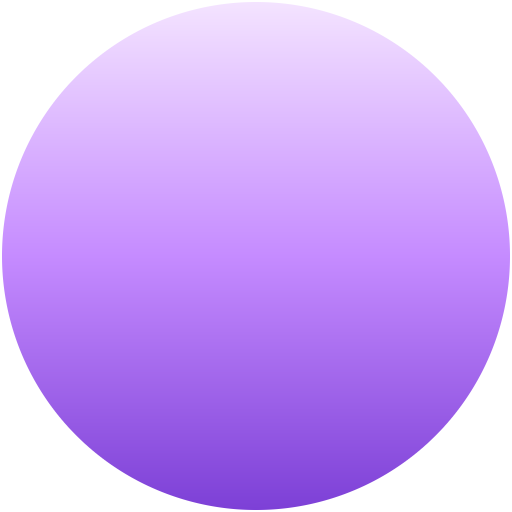
#> input picture qml/Veyra/intro-sun.png, 1024 x 1024 px (shown at 1/2 size)
$ python make-txcmatheo-assets.py out.png ../qml/Veyra/intro-sun.png
#> lines starting #> are read from the running program, lines starting #| are printed output that depends on the picture; after the words box and inside, x2 and y2 are one past the last pixel; in counts of white or black regions, pixels touching at a corner belong together
# Genera las imágenes del tema Txcmatheo para el fork de Veyra.
# Uso: python -I make_txc_assets.py <carpeta qml/Veyra> <logo txcmatheo png>
import sys, math
from PIL import Image, ImageDraw, ImageFont, ImageFilter, ImageChops

out = sys.argv[1].rstrip("/\\") + "/"
logo_src = Image.open(sys.argv[2]).convert("RGB")
BLACK = "C:/Windows/Fonts/seguibl.ttf"

def hexrgb(h):
    h = h.lstrip("#"); return tuple(int(h[i:i + 2], 16) for i in (0, 2, 4))

def lerp(a, b, t):
    return tuple(int(round(a[i] + (b[i] - a[i]) * t)) for i in range(len(a)))

def vgradient(size, stops):
#> called with size = (1280, 800)
    w, h = size
    col = Image.new("RGB", (1, h))
    px = col.load()
    for y in range(h):
        t = y / max(1, h - 1)
        for i in range(len(stops) - 1):
            p0, c0 = stops[i]; p1, c1 = stops[i + 1]
            if p0 <= t <= p1:
                px[0, y] = lerp(hexrgb(c0), hexrgb(c1), (t - p0) / max(1e-6, p1 - p0)); break
    return col.resize((w, h))

def recolor_alpha(img, color_img):
    """Mantiene el alfa de img y pinta con color_img."""
    a = img.convert("RGBA").getchannel("A")
    c = color_img.convert("RGBA").resize(img.size)
    c.putalpha(a)
    return c

def rounded_mask(size, r):
    m = Image.new("L", size, 0)
    ImageDraw.Draw(m).rounded_rectangle([0, 0, size[0] - 1, size[1] - 1], r, fill=255)
    return m

# ---------------------------------------------------------------- fondos (backdrop)
def backdrop(strength):
    w, h = 1280, 800
    base = vgradient((w, h), [(0, "#0D0D11"), (0.55, "#121216"), (1, "#17141F")]).convert("RGB")
    glow = Image.new("L", (w, h), 0)
#> glow: PIL image 1280x800 L; every value is 0
    d = ImageDraw.Draw(glow)
    d.ellipse([w * 0.05, h * 0.62, w * 0.95, h * 1.45], fill=255)
    d.ellipse([-w * 0.2, -h * 0.55, w * 0.45, h * 0.25], fill=110)
    glow = glow.filter(ImageFilter.GaussianBlur(170))
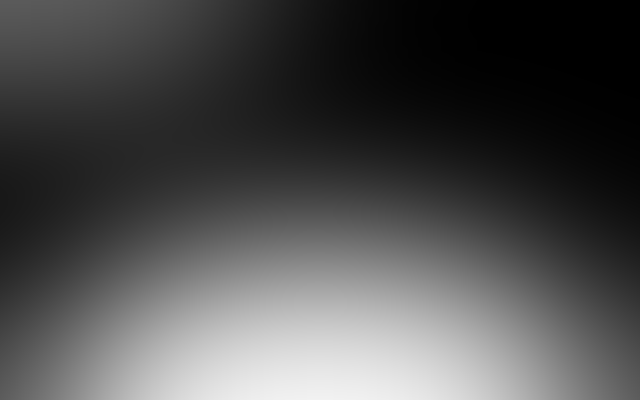
#> glow: PIL image 1280x800 L (shown at 1/2 size); min 0, max 242, mean 76.8
    purple = Image.new("RGB", (w, h), hexrgb("#9346DC"))
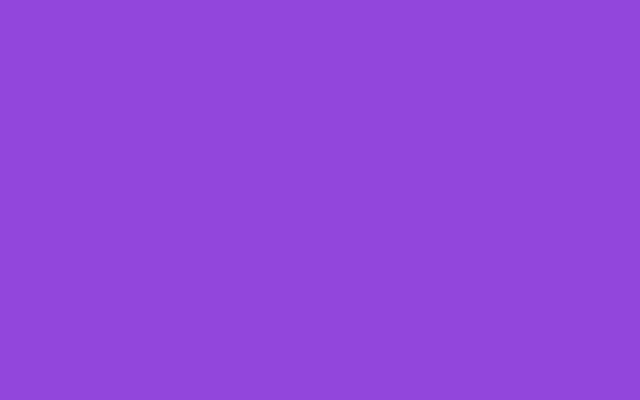
#> purple: PIL image 1280x800 RGB (shown at 1/2 size); mean R, G, B 147, 70, 220
    alpha = glow.point(lambda v: int(v * strength))
    return Image.composite(purple, base, alpha)
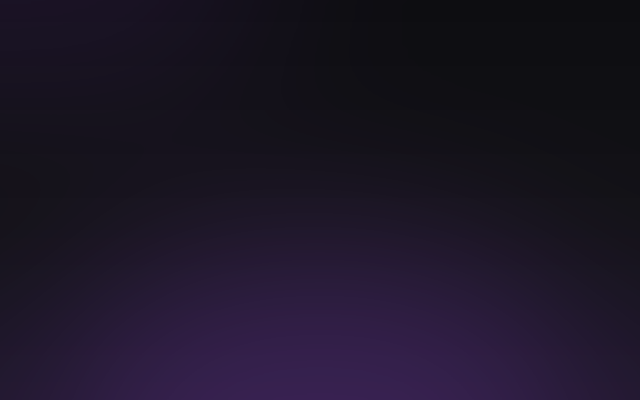
#> returned value: PIL image 1280x800 RGB (shown at 1/2 size); mean R, G, B 28.3, 21.3, 38.7

backdrop(0.28).save(out + "backdrop-dusk.png")
backdrop(0.45).save(out + "backdrop-dusk-strong.png")

# ---------------------------------------------------------------- logo (inicio)
def logo_canvas(cw, ch, box):
#> called with cw = 720, ch = 480, box = 380
    canvas = Image.new("RGBA", (cw, ch), (0, 0, 0, 0))
#> canvas: PIL image 720x480 RGBA; every value is 0
    icon = logo_src.resize((box, box), Image.LANCZOS).convert("RGBA")
    icon.putalpha(rounded_mask((box, box), int(box * 0.22)))
#> in rounded_mask, `m = Image.new("L", size, 0)`: m: PIL image 380x380 L; every value is 0
#> in rounded_mask, `ImageDraw.Draw(m).rounded_rectangle([0, 0, size[0] - 1, size[1] - 1], ..`:
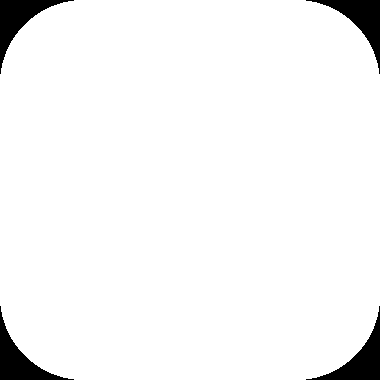
#> m: PIL image 380x380 L; 95.8% white; 4 black regions, box (x1, y1, x2, y2) and area: (0, 0, 74, 74) 1505, (306, 0, 380, 74) 1505, (0, 306, 74, 380) 1505, (306, 306, 380, 380) 1505
    x, y = (cw - box) // 2, (ch - box) // 2
    glow = Image.new("RGBA", (cw, ch), (0, 0, 0, 0))
    gm = Image.new("L", (cw, ch), 0)
#> gm: PIL image 720x480 L; every value is 0
    ImageDraw.Draw(gm).rounded_rectangle([x, y, x + box, y + box], int(box * 0.22), fill=200)
#> gm: PIL image 720x480 L; values 0 (black) and 200 (white), 40.3% white; 1 white region, box (x1, y1, x2, y2) and area: (170, 50, 551, 431) 139141
    gm = gm.filter(ImageFilter.GaussianBlur(box * 0.09))
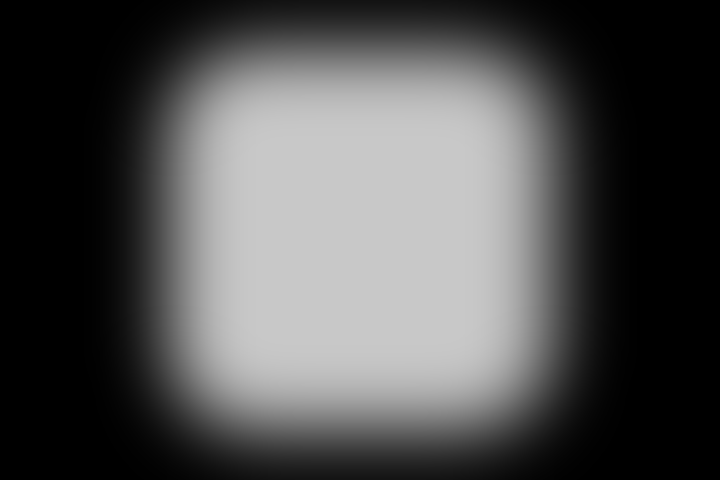
#> gm: PIL image 720x480 L; min 0, max 200, mean 80.3
    glow = Image.new("RGBA", (cw, ch), hexrgb("#B06CFF") + (0,))
#> glow: PIL image 720x480 RGBA
    glow.putalpha(gm)
    canvas.alpha_composite(glow)
    canvas.alpha_composite(icon, (x, y))
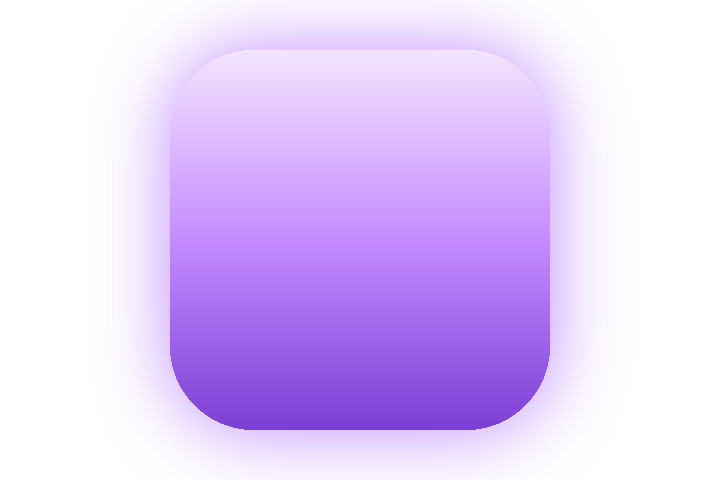
#> canvas: PIL image 720x480 RGBA; mean R, G, B, A 135.8, 93.4, 184.2, 113; transparent parts drawn white
    return canvas

logo_canvas(720, 480, 380).save(out + "logo-dusk.png")
logo_canvas(360, 240, 190).save(out + "logo.png")
#> call 2 of logo_canvas, with cw = 360, ch = 240, box = 190
#> in logo_canvas (call 2), `canvas = Image.new("RGBA", (cw, ch), (0, 0, 0, 0))`: canvas: PIL image 360x240 RGBA; every value is 0
#> in rounded_mask (call 2), `m = Image.new("L", size, 0)`: m: PIL image 190x190 L; every value is 0
#> in rounded_mask (call 2), `ImageDraw.Draw(m).rounded_rectangle([0, 0, size[0] - 1, size[1] - 1], ..`: m: PIL image 190x190 L; 95.9% white; 4 black regions, box (x1, y1, x2, y2) and area: (0, 0, 35, 35) 372, (155, 0, 190, 35) 372, (0, 155, 35, 190) 372, (155, 155, 190, 190) 372
#> in logo_canvas (call 2), `gm = Image.new("L", (cw, ch), 0)`: gm: PIL image 360x240 L; every value is 0
#> in logo_canvas (call 2), `ImageDraw.Draw(gm).rounded_rectangle([x, y, x + box, y + box], int(box..`:
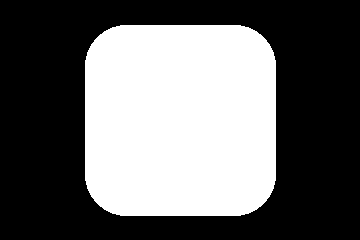
#> gm: PIL image 360x240 L; values 0 (black) and 200 (white), 40.5% white; 1 white region, box (x1, y1, x2, y2) and area: (85, 25, 276, 216) 34993

# ---------------------------------------------------------------- wordmark en capas
W, H = 1164, 969
#> W = 1164; H = 969

def text_mask(text, font_px, xy, anchor="la"):
    m = Image.new("L", (W, H), 0)
    f = ImageFont.truetype(BLACK, font_px)
    ImageDraw.Draw(m).text(xy, text, font=f, fill=255, anchor=anchor)
    return m

def fit_font(text, width):
#> called with text = 'Txcmatheo', width = 1108
    lo, hi = 20, 900
    while lo < hi:
        mid = (lo + hi + 1) // 2
        f = ImageFont.truetype(BLACK, mid)
        b = f.getbbox(text)
        if b[2] - b[0] <= width: lo = mid
        else: hi = mid - 1
    return lo

def layer_from_mask(mask, fill_img):
    """Capa de 'papel': relleno recortado por la máscara + sombra suave debajo."""
    layer = Image.new("RGBA", (W, H), (0, 0, 0, 0))
    sh = mask.filter(ImageFilter.GaussianBlur(14)).point(lambda v: int(v * 0.55))
    shadow = Image.new("RGBA", (W, H), (6, 4, 12, 0)); shadow.putalpha(sh)
    layer.alpha_composite(shadow, (0, 10))
    f = fill_img.convert("RGBA").resize((W, H)); f.putalpha(mask)
    layer.alpha_composite(f)
    return layer

# Arriba: "Txcmatheo" (la capa delantera, en el sitio de "Veyra")
top_text = "Txcmatheo"
fs_top = fit_font(top_text, 1108)
ft = ImageFont.truetype(BLACK, fs_top)
bt = ft.getbbox(top_text)
top_h = bt[3] - bt[1]
# Abajo: "VISION" en Bahnschrift Bold Condensed, estirada para llenar la caja como el "NR" original,
# partida en dos capas ("VIS" detrás, "ION" en medio)
BAHN = "C:/Windows/Fonts/bahnschrift.ttf"
def bahn(px):
#> (the run stopped early here; a loop or call above may not have finished)

$ run again, with qml/Veyra/intro-grain.png copied over qml/Veyra/intro-sun.png
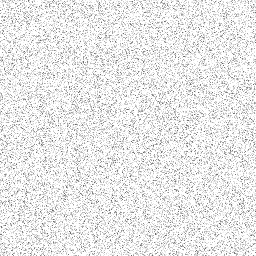
#> input picture qml/Veyra/intro-grain.png, 256 x 256 px
#> `logo_src = Image.open(sys.argv[2]).convert("RGB")`:
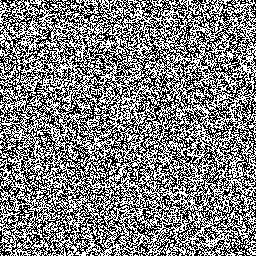
#> logo_src: PIL image 256x256 RGB; 50.2% white; black in thin lines or dots
#> in logo_canvas (call 2), `canvas.alpha_composite(icon, (x, y))`:
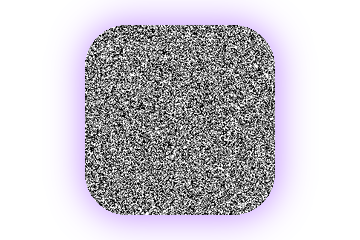
#> canvas: PIL image 360x240 RGBA; mean R, G, B, A 111, 87.9, 137.8, 113.3; transparent parts drawn white
#> W = 1164; H = 969
